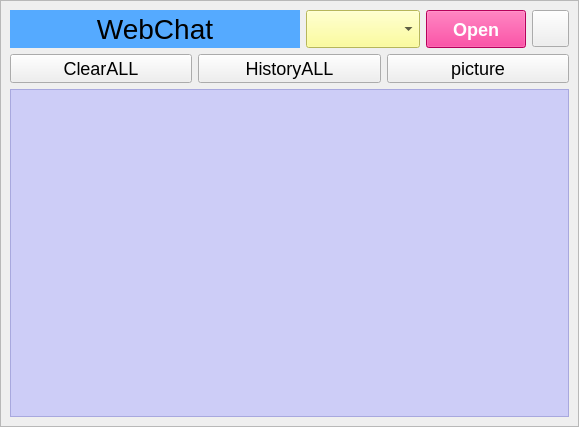
<?xml version="1.0" encoding="UTF-8"?>
<ui version="4.0">
 <class>From</class>
 <widget class="QWidget" name="From">
  <property name="windowModality">
   <enum>Qt::NonModal</enum>
  </property>
  <property name="enabled">
   <bool>true</bool>
  </property>
  <property name="geometry">
   <rect>
    <x>0</x>
    <y>0</y>
    <width>579</width>
    <height>427</height>
   </rect>
  </property>
  <property name="windowTitle">
   <string>WebChat</string>
  </property>
  <property name="windowIcon">
   <iconset>
    <normaloff>../web/static/images/xc.ico</normaloff>../web/static/images/xc.ico</iconset>
  </property>
  <property name="styleSheet">
   <string notr="true">*{
	font-size: 18px;
}
#From{
	padding: 0;
}
#BG{
	border-image: url(:/icon/static/images/bg.png) no-repeat;
	background-position: center center;
	background-size: cover;
}
#title{
	font-size: 28px;
	background-color: rgb(85, 170, 255);
}
#local_host{
	font-size: 23px;
	background-color: rgb(255, 255, 127);
}
#start_or_stop_btn{
	width: 70px;
	height: 30px;
	color: rgb(255, 255, 255);
	font-weight: bold;
	background-color: rgb(255, 0, 127);
}
#update_btn{
	background: url(:/icon/static/images/cx.ico) no-repeat;
}
#show_log{
    font-weight: bold;
    font-size: 17px;
	color: rgb(99, 99, 148);
	background-color: rgba(170, 170, 255, 0.5);
}</string>
  </property>
  <layout class="QHBoxLayout" name="horizontalLayout_2">
   <property name="leftMargin">
    <number>0</number>
   </property>
   <property name="topMargin">
    <number>0</number>
   </property>
   <property name="rightMargin">
    <number>0</number>
   </property>
   <property name="bottomMargin">
    <number>0</number>
   </property>
   <item>
    <widget class="QFrame" name="BG">
     <property name="frameShape">
      <enum>QFrame::StyledPanel</enum>
     </property>
     <property name="frameShadow">
      <enum>QFrame::Raised</enum>
     </property>
     <layout class="QHBoxLayout" name="horizontalLayout_4">
      <item>
       <layout class="QVBoxLayout" name="verticalLayout_4">
        <item>
         <layout class="QHBoxLayout" name="horizontalLayout">
          <item>
           <widget class="QLabel" name="title">
            <property name="sizePolicy">
             <sizepolicy hsizetype="Preferred" vsizetype="Preferred">
              <horstretch>0</horstretch>
              <verstretch>0</verstretch>
             </sizepolicy>
            </property>
            <property name="text">
             <string>WebChat</string>
            </property>
            <property name="alignment">
             <set>Qt::AlignCenter</set>
            </property>
           </widget>
          </item>
          <item>
           <widget class="QComboBox" name="local_host">
            <property name="sizePolicy">
             <sizepolicy hsizetype="Fixed" vsizetype="Preferred">
              <horstretch>0</horstretch>
              <verstretch>0</verstretch>
             </sizepolicy>
            </property>
           </widget>
          </item>
          <item>
           <widget class="QPushButton" name="start_or_stop_btn">
            <property name="maximumSize">
             <size>
              <width>100</width>
              <height>16777215</height>
             </size>
            </property>
            <property name="cursor">
             <cursorShape>PointingHandCursor</cursorShape>
            </property>
            <property name="text">
             <string>Open</string>
            </property>
           </widget>
          </item>
          <item>
           <widget class="QPushButton" name="update_btn">
            <property name="maximumSize">
             <size>
              <width>37</width>
              <height>37</height>
             </size>
            </property>
            <property name="cursor">
             <cursorShape>PointingHandCursor</cursorShape>
            </property>
            <property name="text">
             <string/>
            </property>
            <property name="iconSize">
             <size>
              <width>30</width>
              <height>30</height>
             </size>
            </property>
           </widget>
          </item>
         </layout>
        </item>
        <item>
         <layout class="QHBoxLayout" name="horizontalLayout_3">
          <item>
           <widget class="QPushButton" name="clear_all_btn">
            <property name="enabled">
             <bool>true</bool>
            </property>
            <property name="cursor">
             <cursorShape>PointingHandCursor</cursorShape>
            </property>
            <property name="text">
             <string>ClearALL</string>
            </property>
           </widget>
          </item>
          <item>
           <widget class="QPushButton" name="history_info">
            <property name="cursor">
             <cursorShape>PointingHandCursor</cursorShape>
            </property>
            <property name="text">
             <string>HistoryALL</string>
            </property>
           </widget>
          </item>
          <item>
           <widget class="QPushButton" name="picture">
            <property name="cursor">
             <cursorShape>PointingHandCursor</cursorShape>
            </property>
            <property name="text">
             <string>picture</string>
            </property>
           </widget>
          </item>
         </layout>
        </item>
        <item>
         <layout class="QVBoxLayout" name="verticalLayout">
          <item>
           <widget class="QTextBrowser" name="show_log">
            <property name="enabled">
             <bool>true</bool>
            </property>
           </widget>
          </item>
         </layout>
        </item>
       </layout>
      </item>
     </layout>
    </widget>
   </item>
  </layout>
 </widget>
 <resources>
  <include location="../zy.qrc"/>
 </resources>
 <connections/>
</ui>
